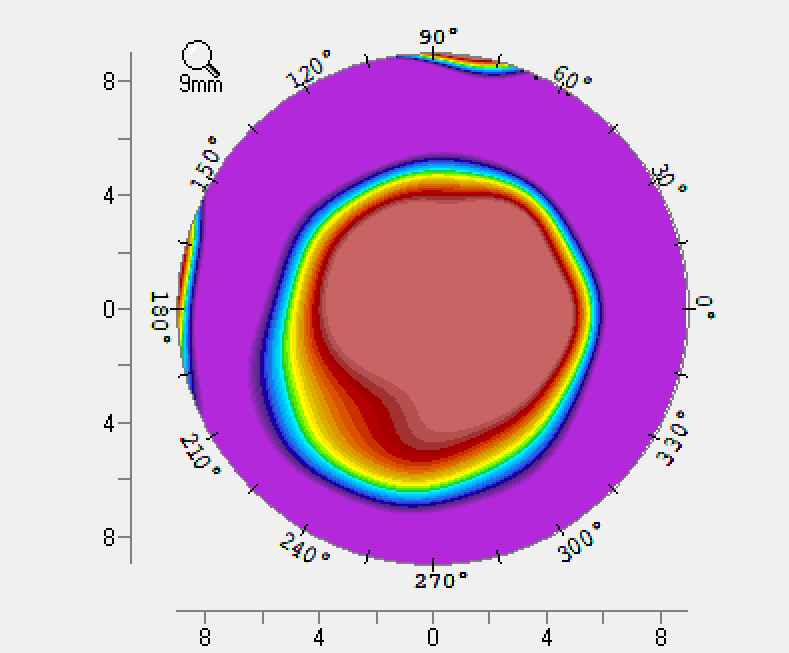
#> input picture tests/001.png, 789 x 653 px, found by its file name
$ python tools_BigCircle_v1.0.py
#> lines starting #> are read from the running program, lines starting #| are printed output that depends on the picture; after the words box and inside, x2 and y2 are one past the last pixel; in counts of white or black regions, pixels touching at a corner belong together; long printed decimals are rounded
#pre：尝试通过色彩运算消除坐标文字的影响。
#post：生成的包络仍然受文字影响。且无法得出圆形，得到的是圆形+半岛样刺突。
#then：不进行凸包，而是：寻找mask的最大内切圆，或直接寻找圆形的半径（v2）

import cv2
import numpy as np
import os


def detect_topography_contour(image_path):
    # 1. input
#> called with image_path = '../../../data/test_data/001.png'
    if not os.path.exists(image_path):
        print(f"错误：找不到文件 {image_path}")
        return

    img = cv2.imread(image_path)
#> img is the input picture: shape (653, 789, 3); mean B, G, R 203.4, 171.3, 208.9
    original = img.copy()

    # 2. blur消除噪点？
    blurred = cv2.medianBlur(img, 7)

    # 3. lab空间提取色彩显著，排除128
    lab = cv2.cvtColor(blurred, cv2.COLOR_BGR2Lab)
#> lab: shape (653, 789, 3); mean of channels 0, 1, 2 197.1, 148.5, 118.9
    a_chan = lab[:, :, 1].astype(float)
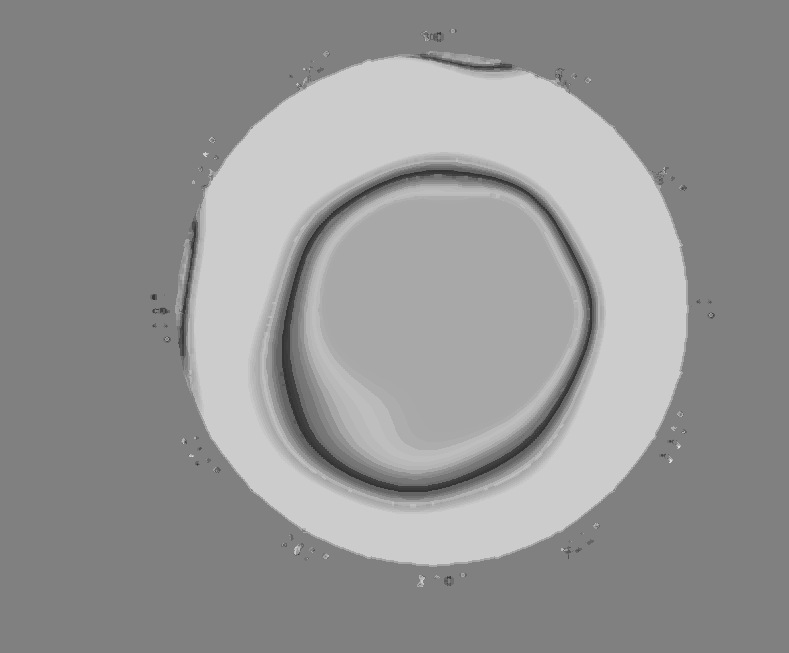
#> a_chan: shape (653, 789) float64; min 46, max 222, mean 148.5
    b_chan = lab[:, :, 2].astype(float)
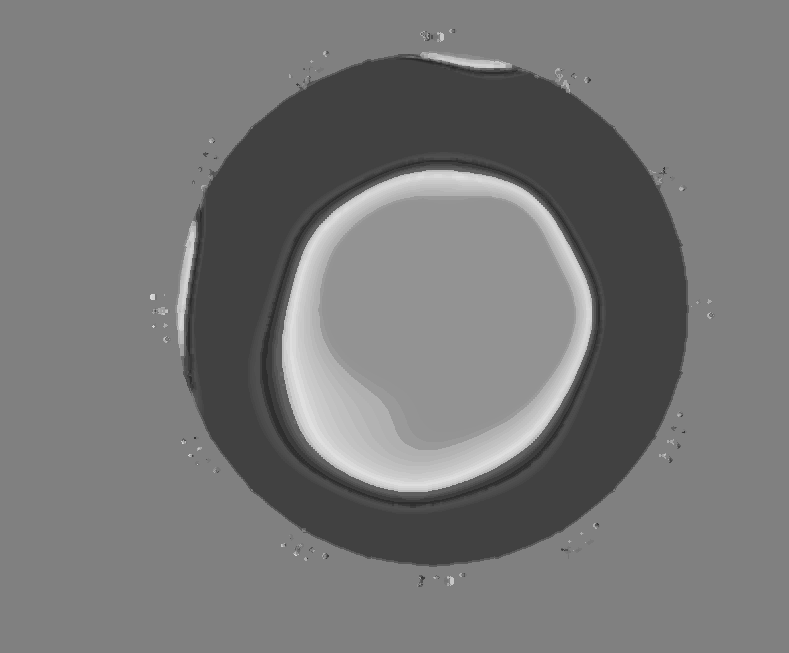
#> b_chan: shape (653, 789) float64; min 40, max 223, mean 118.9

    # 计算偏离中性色的欧氏距离，因为环内色彩鲜艳所有distance大
    dist = np.sqrt((a_chan - 128) ** 2 + (b_chan - 128) ** 2)
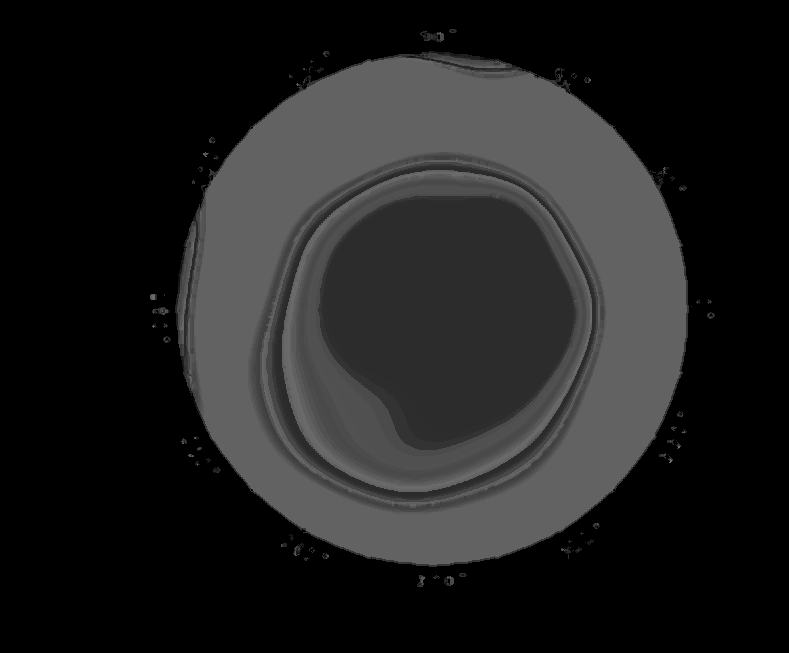
#> dist: shape (653, 789) float64; min 0, max 114.6, mean 32.1
    dist = cv2.normalize(dist, None, 0, 255, cv2.NORM_MINMAX).astype(np.uint8)
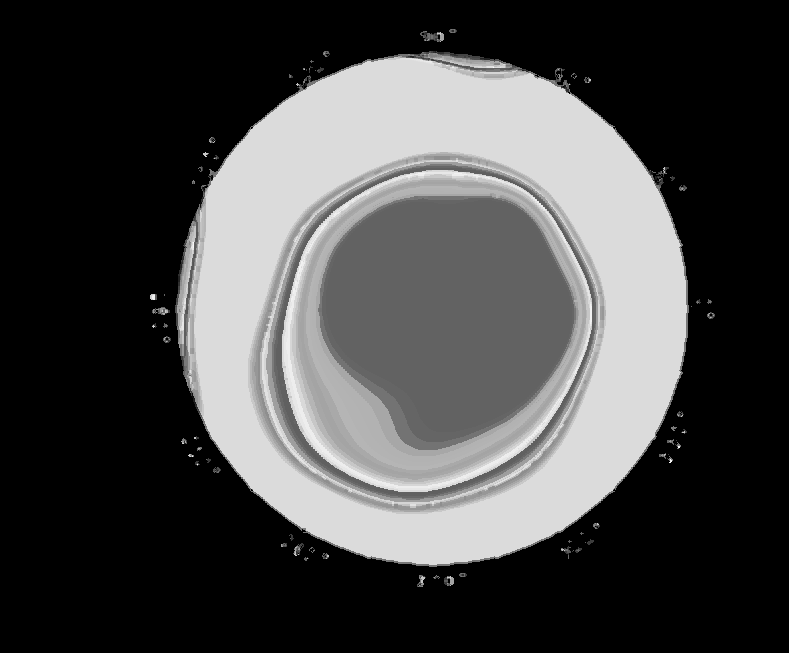
#> dist: shape (653, 789); min 0, max 255, mean 71.1

    # 4. 二提取将圆环，35为阈值
    _, thresh = cv2.threshold(dist, 35, 255, cv2.THRESH_BINARY)
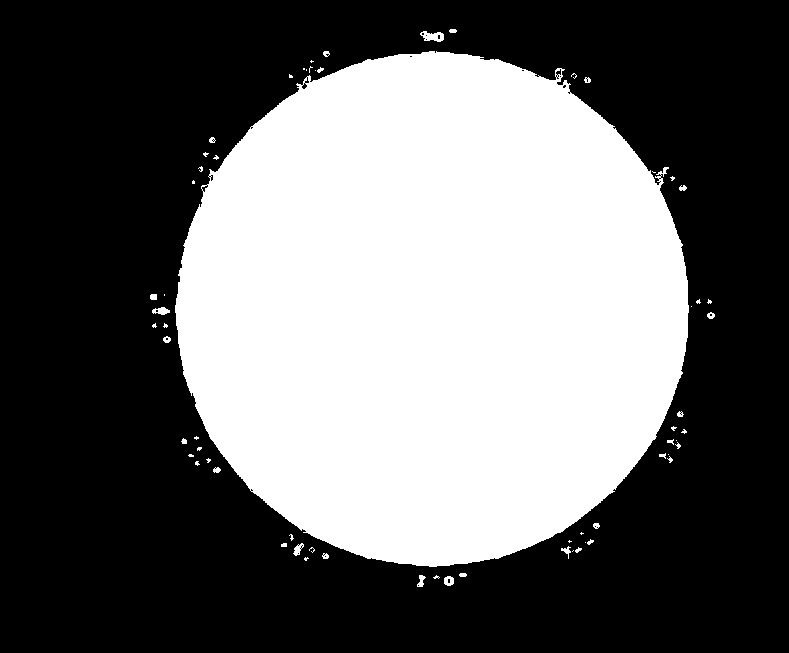
#> thresh: shape (653, 789); 40.4% white; 65 white regions (38 under 20 px), largest, box (x1, y1, x2, y2) and area: (175, 51, 689, 567) 206900, (420, 31, 444, 42) 167, (152, 307, 170, 315) 93

    # 5. 闭运算，填充和补全
    kernel = np.ones((15, 15), np.uint8)
    mask = cv2.morphologyEx(thresh, cv2.MORPH_CLOSE, kernel)
#> mask: shape (653, 789); 41.9% white; 2 white regions, box (x1, y1, x2, y2) and area: (150, 29, 715, 587) 215685, (679, 185, 687, 191) 42

    # 6. 只保留面积最大的那一块 ###这里document没完全看懂，但确实需要这样做。
    num_labels, labels, stats, centroids = cv2.connectedComponentsWithStats(mask)
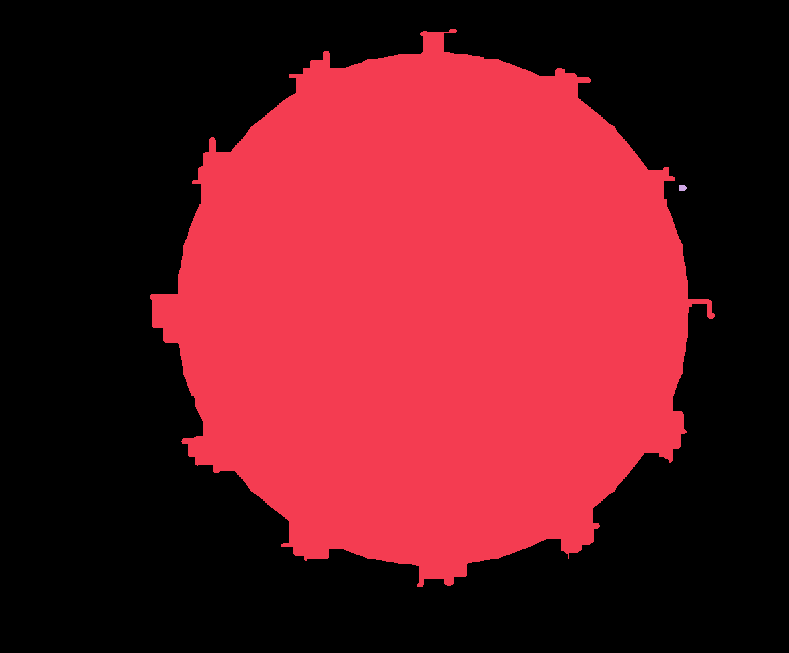
#> labels: shape (653, 789) int32; 3 distinct labels, from 0 to 2; one colour per label, 0 black
#> num_labels = 3; stats = [[0, 0, 789, 653, 299490], [150, 29, 565, 558, 215685], [679, 185, 8, 6, 42]]; centroids = [[367.3, 337.3], [431, 310.3], [682, 187.5]]

    if num_labels <= 1:
        print("未检测到circle")
        return

    # 最大面积
    max_label = 1 + np.argmax(stats[1:, cv2.CC_STAT_AREA])
#> max_label = 1

    # make mask
    final_mask = np.zeros_like(mask)
    final_mask[labels == max_label] = 255

    # 7. 凸包（橡皮筋包络）算法消除缺失
    contours, _ = cv2.findContours(final_mask, cv2.RETR_EXTERNAL, cv2.CHAIN_APPROX_SIMPLE)
    if contours:
        c = max(contours, key=cv2.contourArea)
        hull = cv2.convexHull(c)  # 获取凸包

        # 8. output
        cv2.drawContours(img, [c], -1, (0, 255, 0), 2)
        cv2.drawContours(img, [hull], -1, (0, 0, 255), 3)
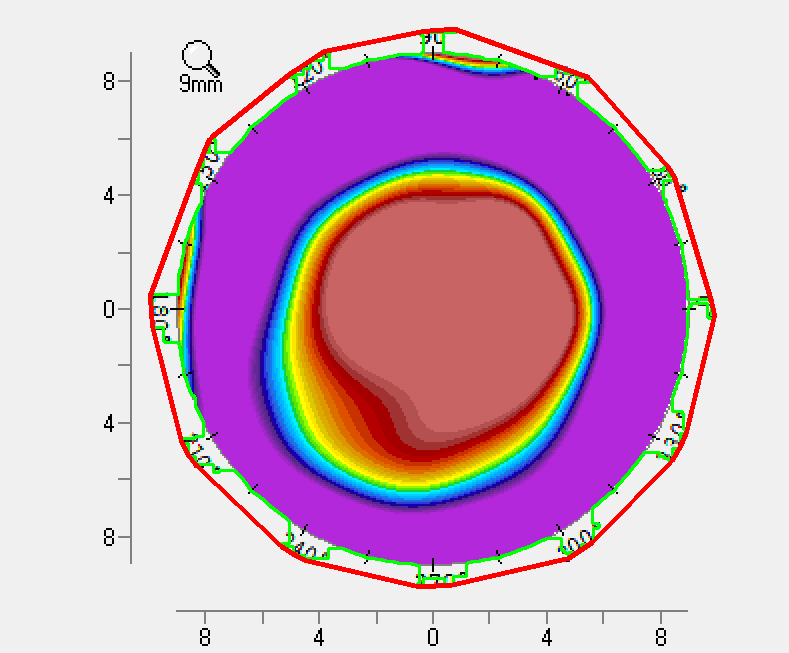
#> img: shape (653, 789, 3); mean B, G, R 197.6, 168.8, 207.2

        cv2.imshow("Original", original)
        cv2.imshow("Color Mask", final_mask)
        cv2.imshow("Detected Contour (Red is Hull)", img)

        print(f"检测成功。圆心坐标: {centroids[max_label]}")
#| 检测成功。圆心坐标: [431.018 310.341]
        cv2.waitKey(0)
        cv2.destroyAllWindows()


# run
path = '../../../data/test_data/001.png'
detect_topography_contour(path)

$ run again, with tests/002.png copied over tests/001.png
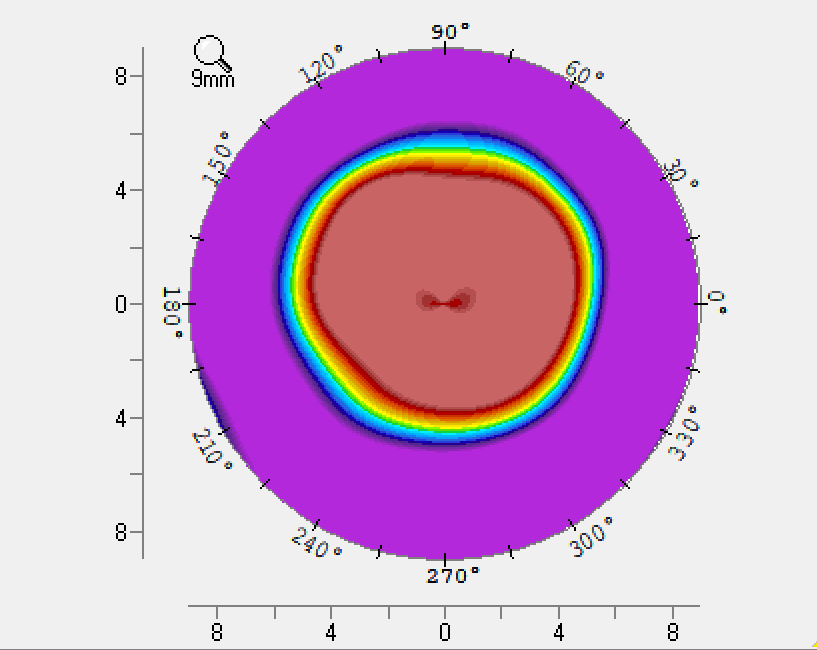
#> input picture tests/002.png, 817 x 650 px, found by its file name
#> in detect_topography_contour, img is the input picture: shape (650, 817, 3); mean B, G, R 209.3, 171.4, 211
#> lab: shape (650, 817, 3); mean of channels 0, 1, 2 197.7, 149.6, 116.4
#> thresh: shape (650, 817); 39.2% white; 69 white regions (42 under 20 px), largest, box (x1, y1, x2, y2) and area: (187, 46, 701, 562) 206891, (432, 26, 456, 37) 168, (164, 302, 182, 310) 93
#> mask: shape (650, 817); 40.6% white; 3 white regions, box (x1, y1, x2, y2) and area: (162, 24, 727, 582) 215674, (691, 180, 699, 186) 42, (812, 642, 817, 650) 24
#> in detect_topography_contour, `num_labels, labels, stats, centroids = cv2.connectedComponentsWithStat..`:
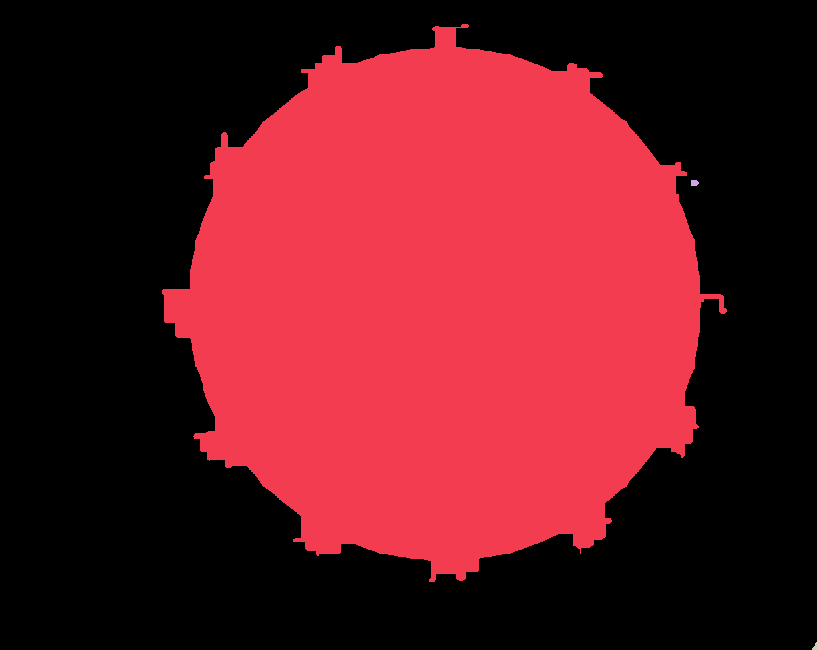
#> labels: shape (650, 817) int32; 4 distinct labels, from 0 to 3; one colour per label, 0 black
#> num_labels = 4; stats = [[0, 0, 817, 650, 315310], [162, 24, 565, 558, 215674], [691, 180, 8, 6, 42], [812, 642, 5, 8, 24]]; centroids = [[384, 337.6], [443, 305.3], [694, 182.5], [814.7, 646.5]]
#> max_label = 1
#> in detect_topography_contour, `cv2.drawContours(img, [hull], -1, (0, 0, 255), 3)`:
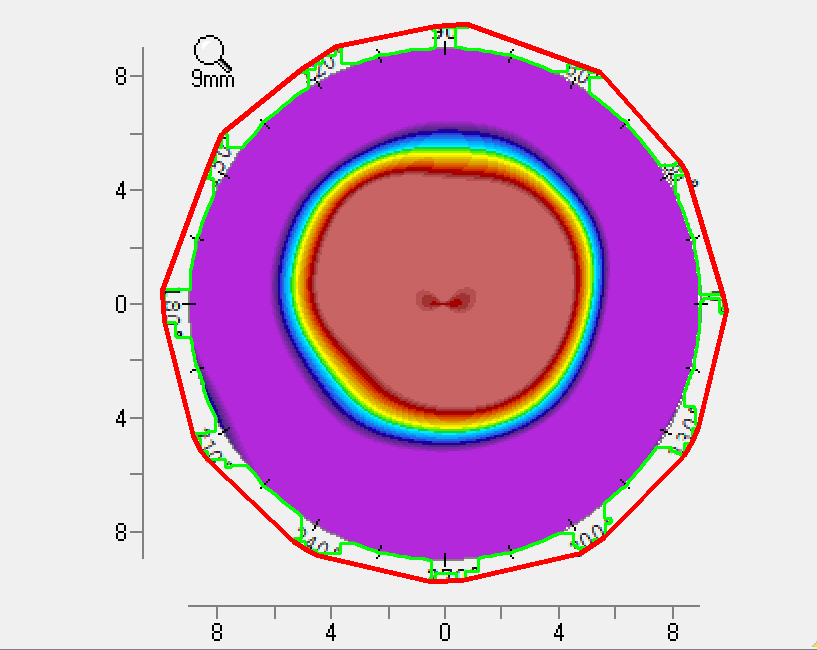
#> img: shape (650, 817, 3); mean B, G, R 203.5, 168.8, 209.3
#| 检测成功。圆心坐标: [443.043 305.321]

$ run again, with tests/003.png copied over tests/001.png
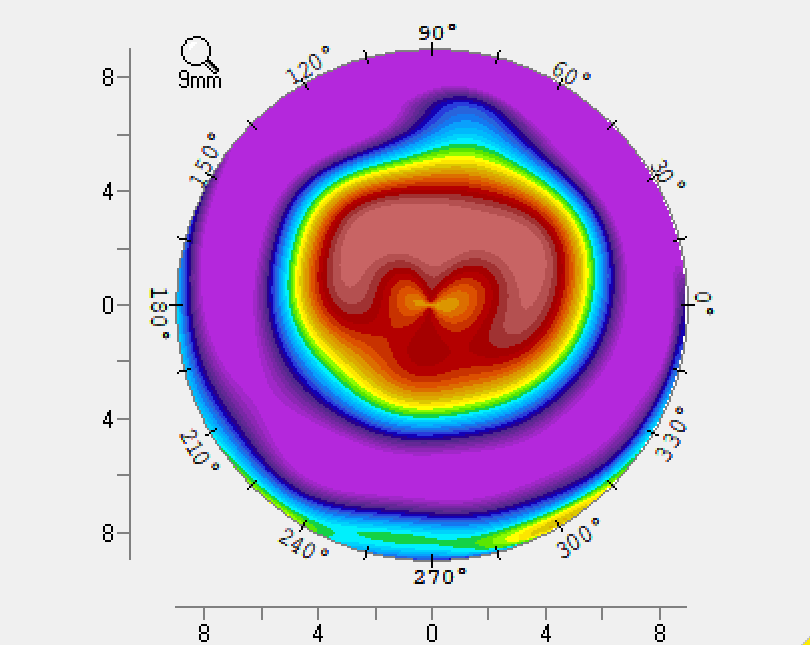
#> input picture tests/003.png, 810 x 645 px, found by its file name
#> in detect_topography_contour, img is the input picture: shape (645, 810, 3); mean B, G, R 201.4, 174.8, 198.3
#> lab: shape (645, 810, 3); mean of channels 0, 1, 2 196.9, 144.5, 119.7
#> thresh: shape (645, 810); 39.9% white; 68 white regions (40 under 20 px), largest, box (x1, y1, x2, y2) and area: (174, 47, 687, 563) 206848, (419, 27, 443, 38) 168, (151, 303, 169, 311) 93
#> mask: shape (645, 810); 41.3% white; 3 white regions, box (x1, y1, x2, y2) and area: (149, 25, 714, 583) 215660, (678, 181, 686, 187) 42, (802, 637, 810, 645) 38
#> in detect_topography_contour, `num_labels, labels, stats, centroids = cv2.connectedComponentsWithStat..`:
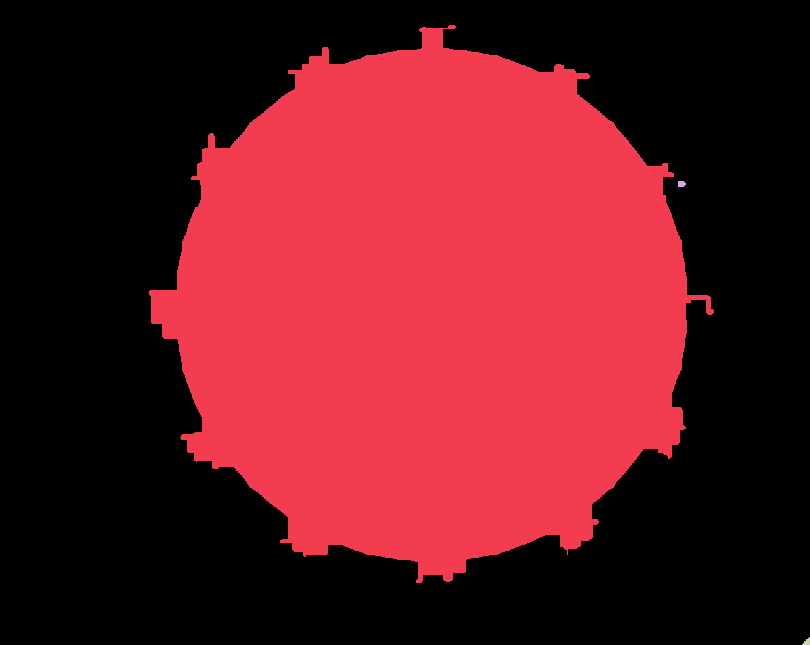
#> labels: shape (645, 810) int32; 4 distinct labels, from 0 to 3; one colour per label, 0 black
#> num_labels = 4; stats = [[0, 0, 810, 645, 306710], [149, 25, 565, 558, 215660], [678, 181, 8, 6, 42], [802, 637, 8, 8, 38]]; centroids = [[386.5, 333], [430, 306.3], [681, 183.5], [806.6, 641.6]]
#> max_label = 1
#> in detect_topography_contour, `cv2.drawContours(img, [hull], -1, (0, 0, 255), 3)`:
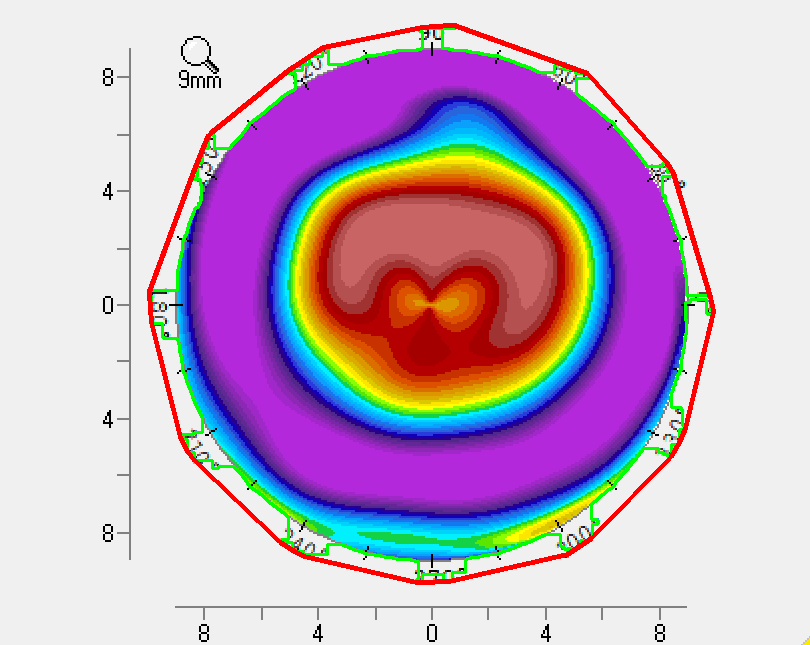
#> img: shape (645, 810, 3); mean B, G, R 195.5, 172.1, 196.6
#| 检测成功。圆心坐标: [430.003  306.349]
